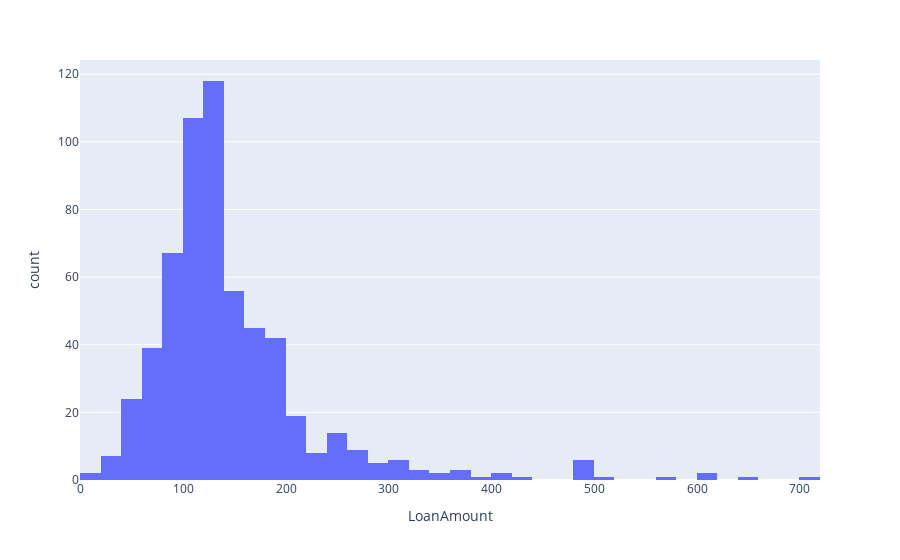

Write notebook code for a chart like this one.
### Code cell
px.histogram(df, x= "LoanAmount")

### Figure 1 — Plotly figure (JSON) as saved in the notebook; plotly's stock layout.template omitted (floating-point values rounded to 4 significant figures; data arrays with more than 128 entries replaced by an {"elided": "..."} marker saying what was removed)
{"data": [{"alignmentgroup": "True", "bingroup": "x", "hovertemplate": "LoanAmount=%{x}<br>count=%{y}<extra></extra>", "legendgroup": "", "marker": {"color": "#636efa", "pattern": {"shape": ""}}, "name": "", "offsetgroup": "", "orientation": "v", "showlegend": false, "type": "histogram", "x": {"elided": "614 int values"}, "xaxis": "x", "yaxis": "y"}], "layout": {"barmode": "relative", "legend": {"tracegroupgap": 0}, "margin": {"t": 60}, "xaxis": {"anchor": "y", "domain": [0, 1], "title": {"text": "LoanAmount"}}, "yaxis": {"anchor": "x", "domain": [0, 1], "title": {"text": "count"}}}}
